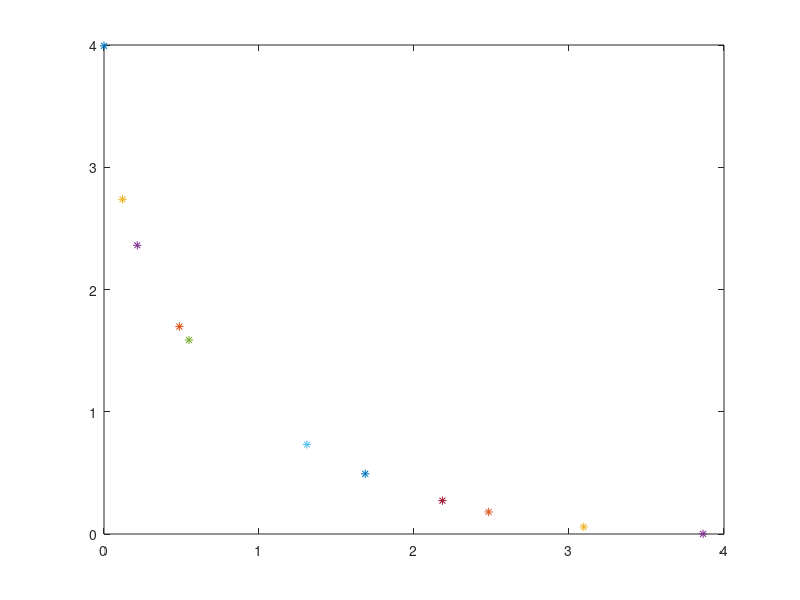

Source code (MATLAB):
f = @(x,l) l*x^2 + (1-l)*(x-2)^2;

gy1 = @(x) (x-2)^2;
gy2 = @(x) x^2;


n=100;            %% Numero de partiulas
momentum = 0.7;   %% Momento de inercia
lambda1 = 1;
lambda2 = 1;
max_cont = 100;
cont = 0;

%% limites da funcao
l = 10;    %% +- 10 em x
h = 10;    %% +- 10 em Y



gama = 0;
while gama <= 1

  %% Gera as particulas
  %% As particulas sao montadas na matriz da seguinte forma
  %% [posicao X, lbest X, velocidade X]
  p = [];

  for a=1:n
    p(a,1) = -l + rand*2*l;
    p(a,2) = p(a,1);
    p(a,3) = 0;
  end

  %% Encontra o melhor ponto inicial
  gbest = [0,10000];
  for i=1:n
      if f(p(i,1),gama) < gbest(2)
        gbest(1) = p(i,1);
        gbest(2) = f(p(i,1),gama);
      end  
  end

  while cont < max_cont
    cont = cont+1;
    %%  calcula a proxima posicao e velocidade de cada particula
    for a=1:n
      aux = [];
      %% Proxima posicao
      aux(1) = p(a,1) + p(a,3);   %% X

      if aux(1) > l
        aux(1) = l;
      end
      
      if aux(1) < -l
        aux(1) = -l;
      end
      
      %% Proxima velocidade
      aux(2) = momentum*p(a,3) + lambda1*rand*(p(a,2) - p(a,1)) + lambda2*rand*(gbest(1) - p(a,1));
      
      p(a,1) = aux(1);
      p(a,3) = aux(2);
      
      %% Verifica se ha um novo local_best
      if f(aux(1),gama) < f(p(a,2),gama)
        p(a,2) = aux(1);
      end
    end
    
    %% Verifica se ha um novo global_best 
    for i=1:n
      if f(p(i,1),gama) < gbest(2)
        gbest(1) = p(i,1);
        gbest(2) = f(p(i,1),gama);
        cont = 0;
      end  
    end
  end
  
  X = gbest(1);

  y1 = gy1(X);
  y2 = gy2(X);
  
  plot(y1,y2,'*');
  hold on;  
  
  gama = gama + 0.1;
end